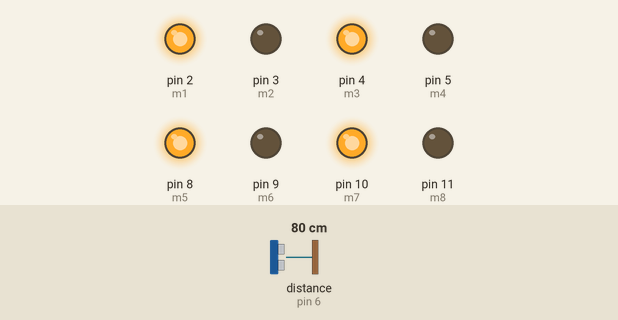
Recording of a sketch running on a simulated Arduino Uno, built with avr-gcc and run on an emulated ATmega328P. Parts: output pins drawn as LEDs (lit = HIGH). Wiring (inferred from the names in the program): ultrasonic range finder: trigger pin 7; echo pin 6. The test bench sets the inputs (shaded band); at power-on: distance to the obstacle (sensor on pin 6) 80 cm. The echo pulse lasts 58.3 µs per cm; pins used as bus, display or sensor lines are not drawn.

Above: at 1.2 s.
1.3 s: distance to the obstacle (sensor on pin 6) set to 8 cm
2.8 s: distance to the obstacle (sensor on pin 6) set to 5 cm
At 3.5 s:
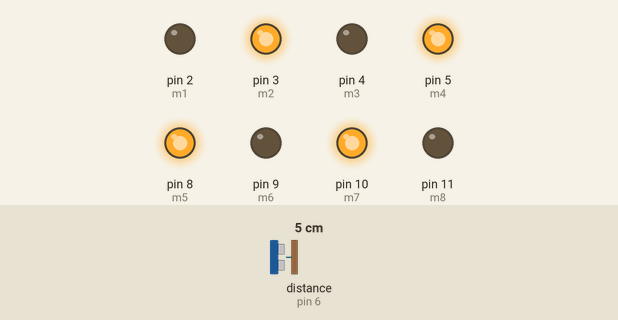
5.8 s: distance to the obstacle (sensor on pin 6) set to 9 cm
At 6.8 s:
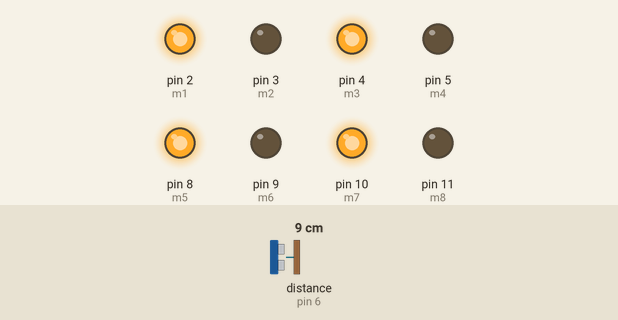
7.3 s: distance to the obstacle (sensor on pin 6) set to 2 cm
At 8.1 s:
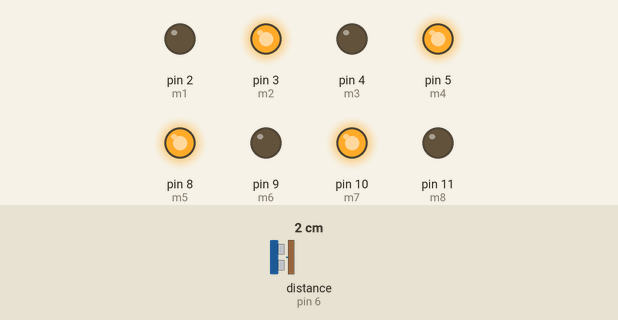
Timing chart, 0 to 10.3 s (numbered marks = the images above; inputs shaded):
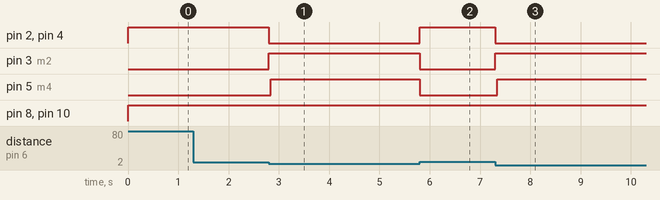

Measured:
- the behaviour switches between 7 and 6 cm on distance to the obstacle (sensor on pin 6) (found by bisection; images 0 and 1)
- after the input at 1.3 s, every drawn part: stays the same
- after the input at 2.8 s, pin 2 (m1), pin 4 (m3): HIGH → LOW at once; pin 3 (m2), pin 5 (m4): LOW → HIGH at once
- after the input at 5.8 s, pin 2 (m1), pin 4 (m3): LOW → HIGH at once; pin 3 (m2), pin 5 (m4): HIGH → LOW at once
- after the input at 7.3 s, pin 2 (m1), pin 4 (m3): HIGH → LOW at once; pin 3 (m2), pin 5 (m4): LOW → HIGH at once

The sketch:

A2-B2.ino
```cpp
#define m1 2
#define m2 3
#define m3 4
#define m4 5
#define m5 8
#define m6 9
#define m7 10
#define m8 11
int trigPin = 7;
int echoPin = 6;

void setup() {
  // put your setup code here, to run once:
  Serial.begin(9600);
  pinMode (m1, OUTPUT);
  pinMode (m2, OUTPUT);
  pinMode (m3, OUTPUT);
  pinMode (m4, OUTPUT);
  pinMode (m5, OUTPUT);
  pinMode (m6, OUTPUT);
  pinMode (m7, OUTPUT);
  pinMode (m8, OUTPUT);
  pinMode (trigPin, OUTPUT);
  pinMode (echoPin, INPUT);
}
void backward() {
  digitalWrite (m1, LOW);
  digitalWrite (m2, HIGH);
  digitalWrite (m3, LOW);
  digitalWrite (m4, HIGH);
  digitalWrite (m4, LOW);
  digitalWrite (m4, HIGH);
  digitalWrite (m4, LOW);
  digitalWrite (m4, HIGH);

}
void forward() {
  digitalWrite (m1, HIGH);
  digitalWrite (m2, LOW);
  digitalWrite (m3, HIGH);
  digitalWrite (m4, LOW);
  digitalWrite (m5, HIGH);
  digitalWrite (m6, LOW);
  digitalWrite (m7, HIGH);
  digitalWrite (m8, LOW);
}
void left() {
  digitalWrite (m1, HIGH);
  digitalWrite (m2, LOW);
  digitalWrite (m3, HIGH);
  digitalWrite (m4, LOW);
  digitalWrite (m5, LOW);
  digitalWrite (m6, HIGH);
  digitalWrite (m7, LOW);
  digitalWrite (m8, HIGH);

}
void right() {
  digitalWrite(m1, LOW);
  digitalWrite(m2, HIGH);
  digitalWrite(m3, LOW);
  digitalWrite(m4, HIGH);
  digitalWrite(m5, HIGH);
  digitalWrite(m6, LOW);
  digitalWrite(m7, HIGH);
  digitalWrite(m8, LOW);

}
void still() {
  digitalWrite(m1, LOW);
  digitalWrite(m2, LOW);
  digitalWrite(m3, LOW);
  digitalWrite(m4, LOW);
  digitalWrite(m5, LOW);
  digitalWrite(m6, LOW);
  digitalWrite(m7, LOW);
  digitalWrite(m8, LOW);
}

float check_distance () {
  long duration, distance;
  digitalWrite (trigPin, HIGH);
  delayMicroseconds(1000);
  digitalWrite (trigPin, LOW);
  duration = pulseIn(echoPin, HIGH);
  distance = (duration / 2) / 29.1;
  return distance;
}


void loop() {
  // put your main code here, to run repeatedly:
  float d;
  d = check_distance();
  if ((d > 5))
  {
    forward();
  }
  else if (d <= 5)
  {
    backward();
    delay(1000);
    right();
    delay(500);
    forward();
  }

}
```
